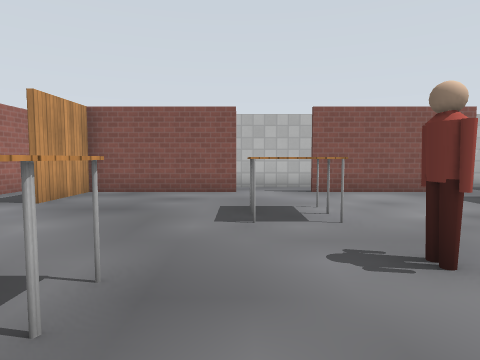
[1] (above)

16 first-person views from a walk through a world built for the Gazebo simulator. The camera is 1 m above the floor, tilts 4° down and sees 75° across. The floor is counted in squares, 1 m on a side. Each view is taken from the middle of a square. On the plan, view 1 faces up. The plan holds only what a view shows up to about 12 squares ahead; the rest is blank. The place goes on beyond the plan. Simple patterns stand in for the simulator's built-in surfaces. Simple shapes stand in for some stock models.

[2]
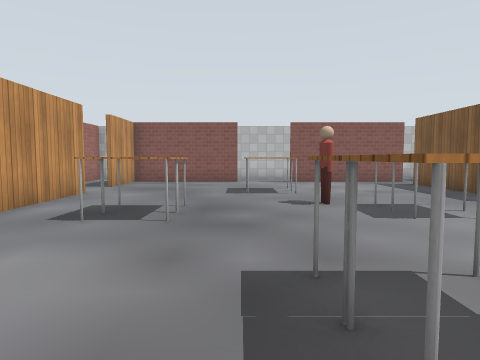

[3]
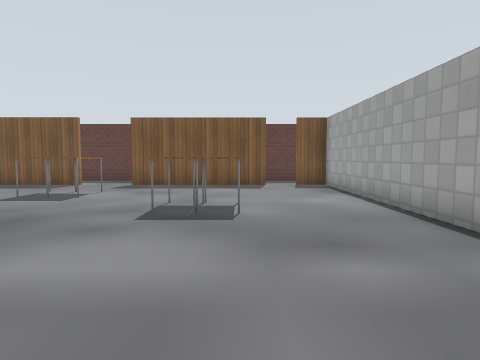

[4]
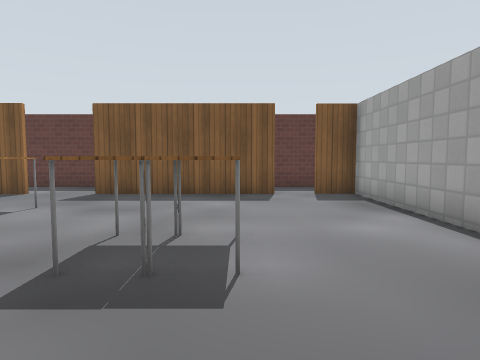

[5]
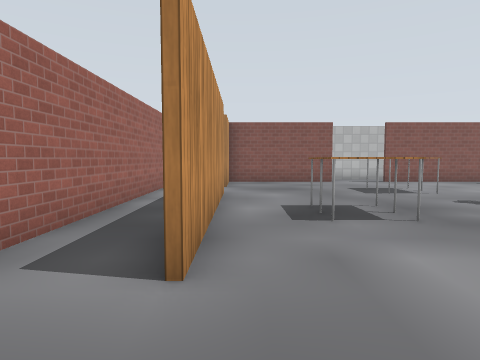

[6]
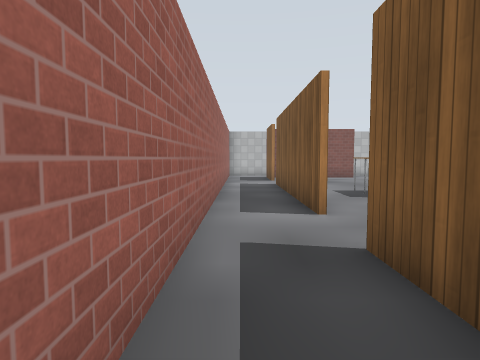

[7]
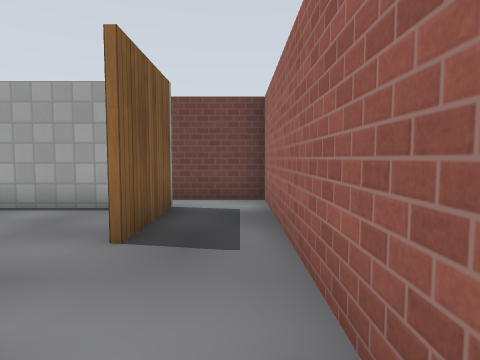

[8]
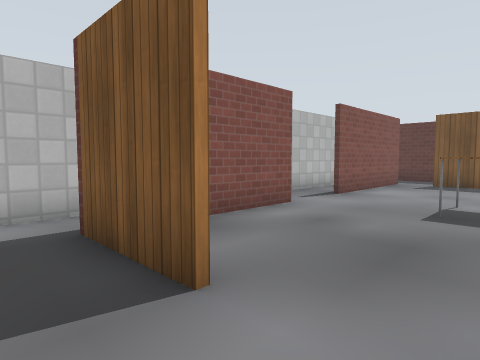

[9]
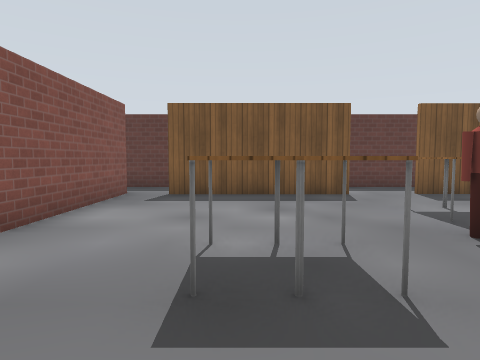

[10]
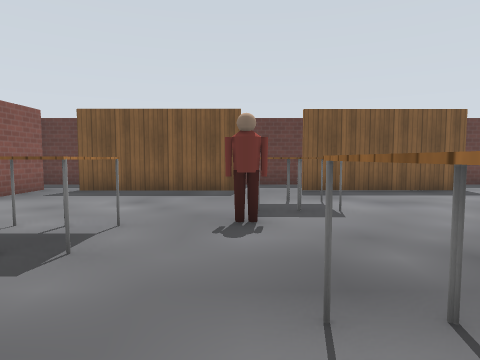

[11]
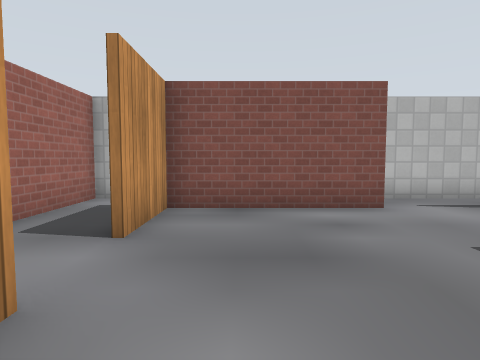

[12]
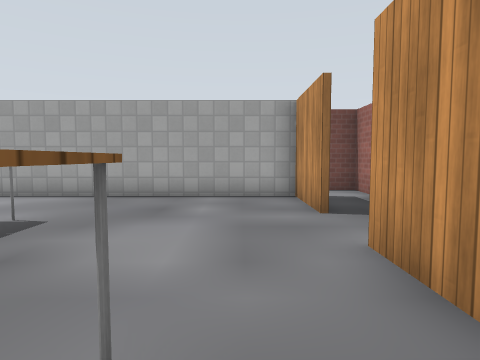

[13]
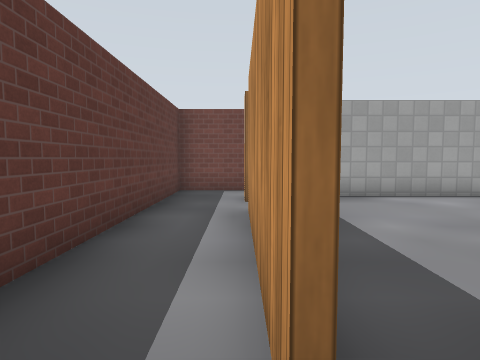

[14]
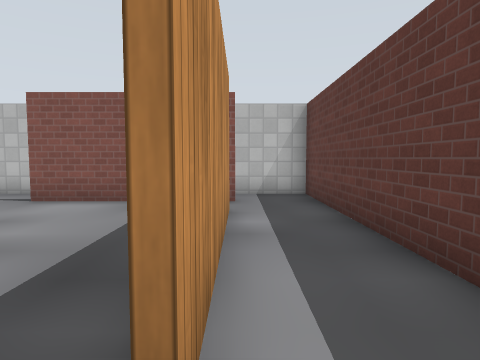

[15]
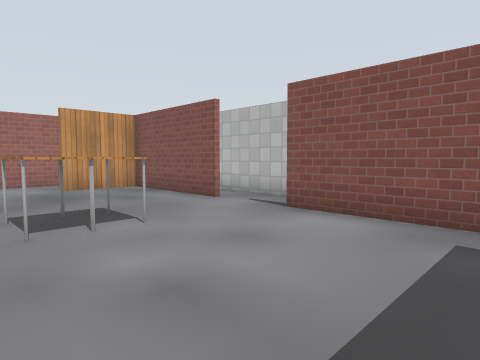

[16]
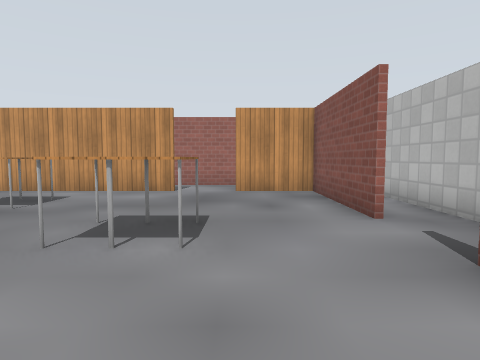

### Floor plan
Points are (right, up) in squares from view 1. A wall is a line through its corners. A room is listed if a view was taken in it or the views show most of it. See-through windows are left out.
Room 1 (views 1, 2, 4, 5, 9, 10, 11, 12, 15, 16)
walls: (6.7, 2.9) (6.7, 8); (-4.5, 5) (-4.5, -1.6); (0, 9.2) (-4.5, 9.2) (-4.5, 6.8); (-4.5, -3.6) (-4.5, -6.2) (6.7, -6.2) (6.7, -5.1); (6.7, -4) (6.7, 1.1); (7, 9.2) (2.1, 9.2); (4.7, 10.7) (-0.5, 10.7)
ways out: opening at (-5, -2.5) to room 2; opening at (-5, 5.5) to room 2; opening at (-1, 10) to room 2; opening at (7, 2) to room 4; opening at (8, 10) to room 4; gap at (7, -4.5) to room 4; gap at (7, 8) to room 4
objects: table (-2, 1) to (-1, 1); table (-2, 2) to (-1, 2); table (0, 5) to (1, 5); table (0, 6) to (1, 6); table (1, -3) to (2, -3); table (1, -2) to (2, -2); person (2, 3); table (3, 1) to (4, 1); table (3, 2) to (4, 2)
Room 2 (views 3, 7, 8)
walls: (-4.6, 6.8) (-4.6, 9.4); (-4.6, -1.6) (-4.6, 4.8); (-0.5, 10.7) (-6.6, 10.7) (-6.6, -5.5); (-4.6, -5.5) (-4.6, -3.6)
ways out: opening at (-5, -2.5) to room 1; opening at (-5, 5.5) to room 1; opening at (-1, 10) to room 1; opening at (-6, -5) to room 3
Room 3 (view 6)
walls: (-4.6, -6.5) (-4.6, -5.5); (-6.6, -5.5) (-6.6, -7.7) (-4.3, -7.7)
ways out: opening at (-6, -5) to room 2; opening at (8, -7) to room 4
Room 4 (views 13, 14)
walls: (6.8, 1.1) (6.8, -3.5); (6.8, 8) (6.8, 2.9); (6.8, -7.7) (8.9, -7.7) (8.8, 10.7) (6.7, 10.7)
ways out: opening at (7, 2) to room 1; opening at (8, 10) to room 1; gap at (7, -4.5) to room 1; gap at (7, 8) to room 1; opening at (8, -7) to room 3

Where each view was taken, in squares from view 1:
view 1: 0 up, 0 right, facing up
view 2: 4 down, 0 right, facing up
view 3: 3 down, 5 left, facing right
view 4: 3 down, 2 left, facing right
view 5: 4 down, 4 left, facing up
view 6: 7 down, 6 left, facing up
view 7: 0 up, 6 left, facing down
view 8: 5 up, 6 left, facing up-right
view 9: 6 up, 2 left, facing right
view 10: 3 up, 3 left, facing right
view 11: 3 up, 3 left, facing up
view 12: 2 up, 3 left, facing down
view 13: 2 up, 7 right, facing down
view 14: 2 up, 7 right, facing up
view 15: 4 up, 6 right, facing up-left
view 16: 7 up, 5 right, facing left
